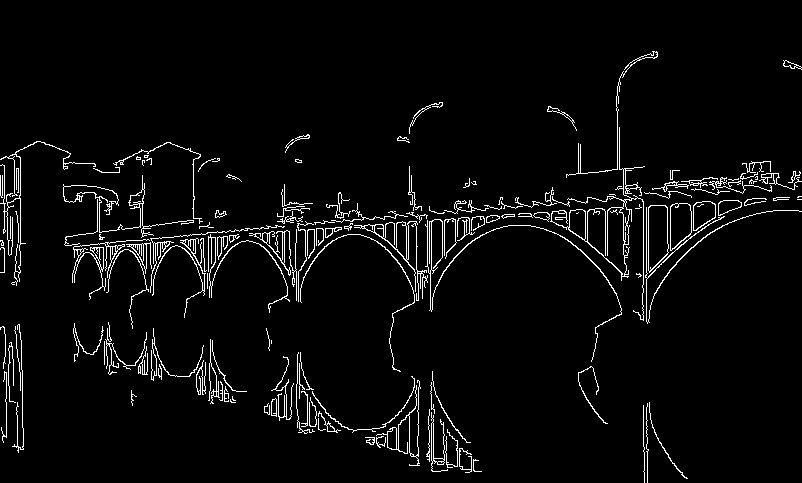
//> input picture bordasMax.jpg, 802 x 483 px
$ ./filtroHomomórfico bordasMax.jpg   (built with g++ and OpenCV 4)
//> lines starting //> are read from the running program, lines starting //| are printed output that depends on the picture
#include <iostream>
#include <opencv2/opencv.hpp>
#include <opencv2/imgproc/imgproc.hpp>

#define gamaL_slider_max 100
#define gamaH_slider_max 100
#define d_slider_max     100
#define c_slider_max     100

using namespace cv;
using namespace std;

Mat image, padded, imagegray, tmp, filtrada, complexImage, res;
Mat_<float> realInput, zeros;
vector<Mat> planos;

int dft_M, dft_N, gamaL_slider, gamaH_slider, d_slider, c_slider;
float c, d, gamaH, gamaL;

char key;

// troca os quadrantes da imagem da DFT
void deslocaDFT(Mat& image ){
  Mat tmp, A, B, C, D;

  // se a imagem tiver tamanho impar, recorta a regiao para
  // evitar cópias de tamanho desigual
  image = image(Rect(0, 0, image.cols & -2, image.rows & -2));
  int cx = image.cols/2;
  int cy = image.rows/2;

  // reorganiza os quadrantes da transformada
  // A B   ->  D C
  // C D       B A
  A = image(Rect(0, 0, cx, cy));
  B = image(Rect(cx, 0, cx, cy));
  C = image(Rect(0, cy, cx, cy));
  D = image(Rect(cx, cy, cx, cy));

  // A <-> D
  A.copyTo(tmp);  D.copyTo(A);  tmp.copyTo(D);
  // C <-> B
  C.copyTo(tmp);  B.copyTo(C);  tmp.copyTo(B);
}

void Filtro(int, void*){
  int dft_M, dft_N;

  dft_M = tmp.size().height;
  dft_N = tmp.size().width;

  gamaL = gamaL_slider / 10.0;
  gamaH = gamaH_slider / 10.0;
  d     = d_slider / 10.0;
  c     = c_slider / 10.0;

  // prepara o filtro passa-baixas ideal
  for(int i=0; i<dft_M; i++){
    for(int j=0; j<dft_N; j++){
      tmp.at<float> (i,j) = (gamaH - gamaL) *
      (1 - exp(-1 * c * (pow(i - dft_M/2, 2) +
      pow(j - dft_N/2, 2))/pow(d,2))) + gamaL;
    }
  }

  // cria a matriz com as componentes do filtro e junta
  // ambas em uma matriz multicanal complexa
  Mat comps[]= {tmp, tmp};
  merge(comps, 2, filtrada);
}

int main(int argc, char** argv){

  namedWindow("filtrada", CV_WINDOW_AUTOSIZE);
  createTrackbar("Valor gamaH",
                "filtrada",
                &gamaH_slider,
                gamaH_slider_max,
                Filtro);
  createTrackbar("Valor gamaL",
                "filtrada",
                &gamaL_slider,
                gamaL_slider_max,
                Filtro);
  createTrackbar("Valor d",
                "filtrada",
                &d_slider,
                d_slider_max,
                Filtro);
  createTrackbar("Valor c",
                "filtrada",
                &c_slider,
                c_slider_max,
                Filtro);

  // carregar imagem
  image = imread(argv[1], CV_LOAD_IMAGE_GRAYSCALE);
//> image is the input picture: 483 rows x 802 cols, CV_8UC1; min 0, max 255, mean 10.1

  if(!image.data){
    cout << "Nao abriu: " << argv[1] << endl;
    cout << argv[0] << " imagem.jpg";
    exit(0);
  }

  // identifica os tamanhos otimos para
  // calculo do FFT
  dft_M = getOptimalDFTSize(image.rows);
//> dft_M = 486
  dft_N = getOptimalDFTSize(image.cols);
//> dft_N = 810

  // realiza o padding da imagem
  copyMakeBorder(image, padded, 0,
                 dft_M - image.rows, 0,
                 dft_N - image.cols,
                 BORDER_CONSTANT, Scalar::all(0));
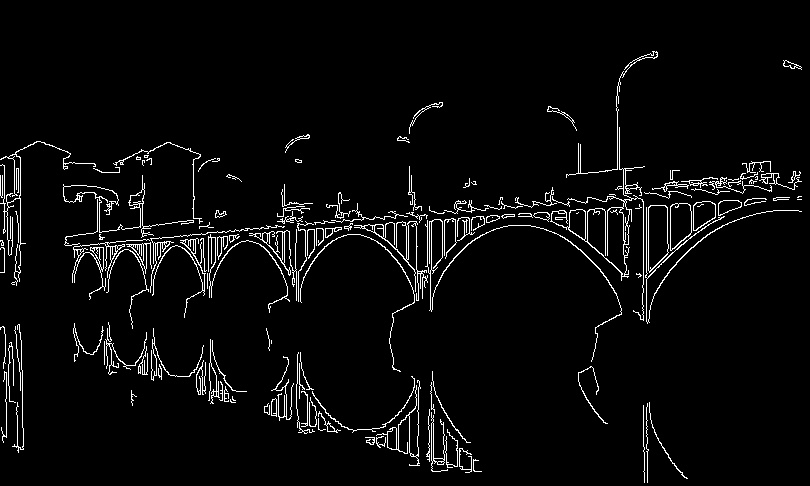
//> padded: 486 rows x 810 cols, CV_8UC1; min 0, max 255, mean 9.9

  // parte imaginaria da matriz complexa (preenchida com zeros)
  zeros = Mat_<float>::zeros(padded.size());

  // prepara a matriz complexa para ser preenchida
  complexImage = Mat(padded.size(), CV_32FC2, Scalar(0));

  // a função de transferência (filtro frequencial) deve ter o
  // mesmo tamanho e tipo da matriz complexa
  filtrada = complexImage.clone();

  // cria uma matriz temporária para criar as componentes real
  // e imaginaria do filtro ideal
  tmp = Mat(dft_M, dft_N, CV_32F);

  for(;;){
    imagegray = image.clone();
    imshow("original", imagegray);

    // realiza o padding da imagem
    copyMakeBorder(imagegray, padded, 0,
                   dft_M - image.rows, 0,
                   dft_N - image.cols,
                   BORDER_CONSTANT, Scalar::all(0));

    // limpa o array de matrizes que vao compor a
    // imagem complexa
    planos.clear();
    // cria a compoente real
    realInput = Mat_<float>(padded);

    //calculando o logaritmo da imagem
    log(realInput, realInput);

    // insere as duas componentes no array de matrizes
    planos.push_back(realInput);
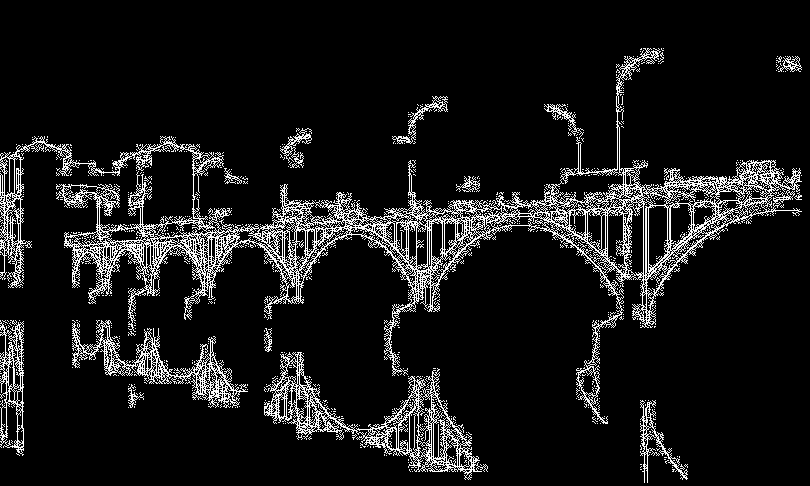
//> planos[0]: 486 rows x 810 cols, CV_32FC1; min -88.03, max 5.54, mean -79.07; drawn with min black and max white
    planos.push_back(zeros);
//> planos[1]: 486 rows x 810 cols, CV_32FC1; every value is 0

    // combina o array de matrizes em uma unica
    // componente complexa
    merge(planos, complexImage);

    // calcula o dft
    dft(complexImage, complexImage);

    // realiza a troca de quadrantes
    deslocaDFT(complexImage);

    // aplica o filtro frequencial
    mulSpectrums(complexImage,filtrada,complexImage,0);

    // troca novamente os quadrantes
    deslocaDFT(complexImage);

    // calcula a DFT inversa
    idft(complexImage, complexImage, DFT_SCALE);

    // limpa o array de planos
    planos.clear();

    // separa as partes real e imaginaria da
    // imagem filtrada
    split(complexImage, planos);
//> planos[0]: 486 rows x 810 cols, CV_32FC1; every value is 0
//> planos[1]: 486 rows x 810 cols, CV_32FC1; every value is 0

    //calcular exponencial
    exp(planos[0], planos[0]);

    // normaliza a parte real para exibicao
    normalize(planos[0], planos[0], 0, 1, CV_MINMAX);
    imshow("filtrada", planos[0]);

    key = (char) waitKey(10);
//> after the loop in Filtro, `for(int i=0; i<dft_M; i++)`: tmp: 486 rows x 810 cols, CV_32FC1; every value is NaN or infinite
//> the Esc key is pressed
    if( key == 27 )
      break;
  }
    planos[0].convertTo(res, CV_8UC1, 255.0);
//> res: 486 rows x 810 cols, CV_8UC1; every value is 0
    imwrite("ImagemOriginal.png", imagegray);
    imwrite("filtrada.png", res);

  return 0;
}
